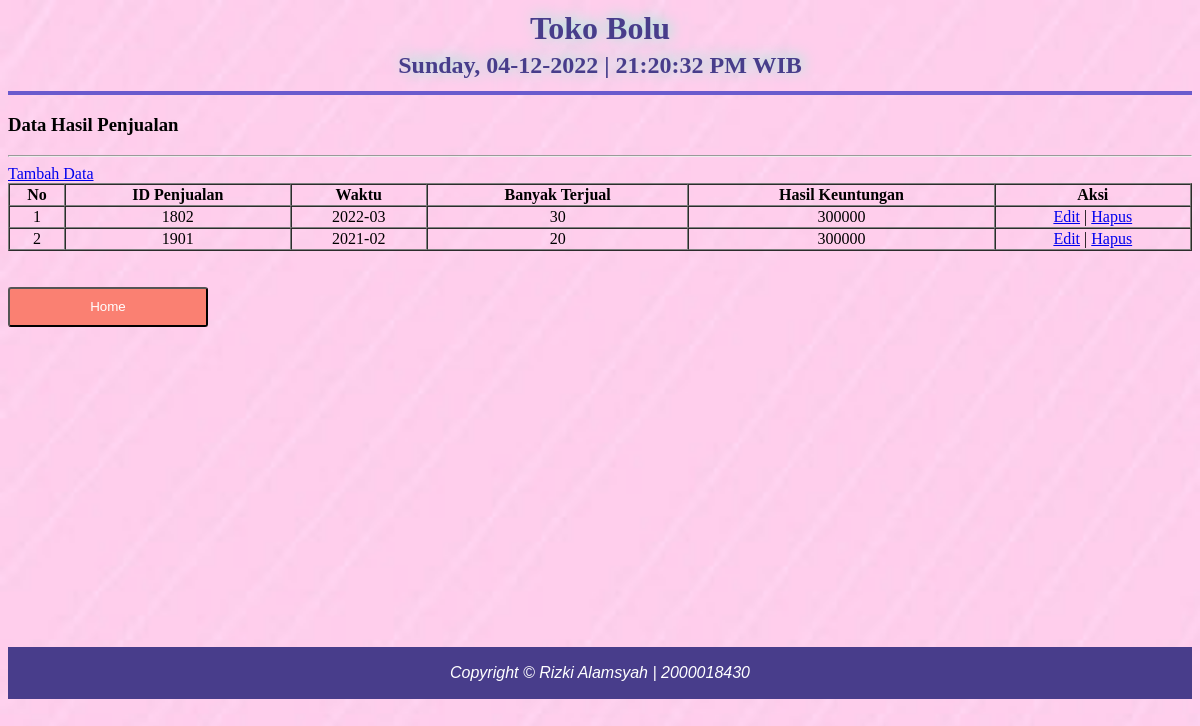
Page /data_laporan.php on the committed database.
### tables this page shows
CREATE TABLE `laporan_penjualan` (
  `id_penjualan` int(11) NOT NULL,
  `waktu` varchar(20) NOT NULL,
  `banyak_terjual` int(11) NOT NULL,
  `hasil_keuntungan` int(11) NOT NULL
);

### data_laporan.php (the view, shortened to what this page needs)
<!DOCTYPE html>
<html>
<head>
    <header>
			<h1>Toko Bolu</h1>
			<h2><b>
            <?php echo date('l, d-m-Y');
			echo " | " .date("H:i:s A") ." WIB";?>
			</h2></b>
	</header>
<h3>Data Hasil Penjualan</h3>
<hr>
<a href="input_laporan.php">Tambah Data</a>
<table border="1" cellspacing="0" width="100%">
    <tr>
        <th>No</th>
        <th>ID Penjualan</th>
        <th>Waktu</th>
        <th>Banyak Terjual</th>
        <th>Hasil Keuntungan</th>
        <th>Aksi</th>
    </tr>
    <?php
    include "koneksi.php";
    $no=1;
    $sqlcabang = mysqli_query($konek, "SELECT * FROM laporan_penjualan ORDER BY id_penjualan ASC");
    while($d = mysqli_fetch_array($sqlcabang)){
        echo"<tr>
        <td align='center'>$no</td>
        <td align='center'>$d[id_penjualan]</td>
        <td align='center'>$d[waktu]</td>
        <td align='center'>$d[banyak_terjual]</td>
        <td align='center'>$d[hasil_keuntungan]</td>
        <td align='center'>
            <a href = 'edit_laporan.php?id_penjualan=$d[id_penjualan]'>Edit</a> | <a href = 'hapus_laporan.php?id_penjualan=$d[id_penjualan]'>Hapus</a>
        </td>
        </tr>";
        $no++;
    }
    ?>
</table>
<br>
        <br>
        <table>
        <form action="halutama.php">
            <input class="tombol" type="submit" value="Home">
        </form>
    <div class="footer">
    <p>Copyright &copy; Rizki Alamsyah | 2000018430</p>
    </div>

### data_laporan.php (style rules this page uses)
header { position: relative; top: 0%; height: 70px; color:#483D8B; border-bottom: 4px solid #6A5ACD; border:left 0px; border-right: 0px; text-align: center; line-height:15px; text-shadow: 2px -2px 15px #7FFFD4; }
h2 { text-align: center; }
.tombol { background-color: salmon; color: #fff; border-radius: 3px; width: 200px; height: 40px; }
.footer { margin-top:320px; padding: 1px; background-color: #483D8B; text-align: center; color: #fff; font-family: Arial, Helvetica, sans-serif; font-style: italic }

### rows in the picture
laporan_penjualan: id_penjualan "1802", waktu "2022-03", banyak_terjual "30", hasil_keuntungan "300000"
laporan_penjualan: id_penjualan "1901", waktu "2021-02", banyak_terjual "20", hasil_keuntungan "300000"
